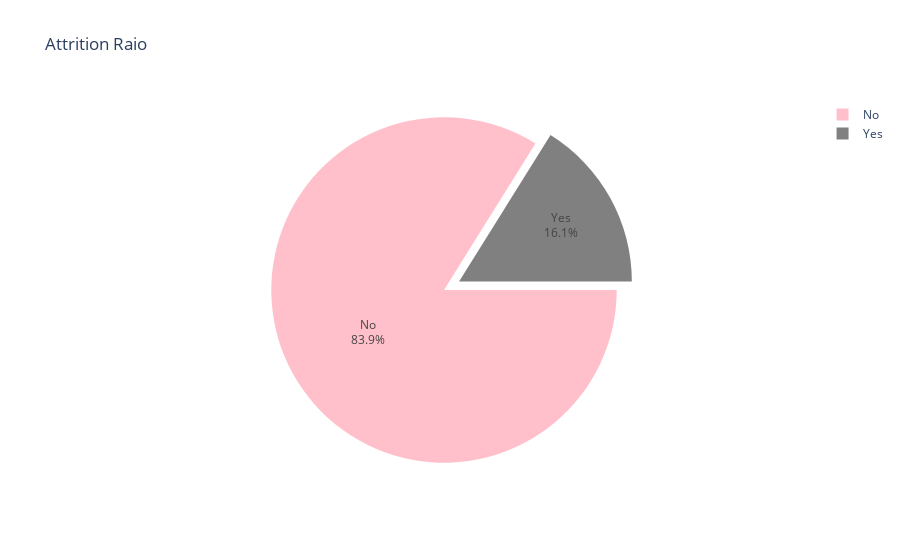

The cell this chart's notebook holds for it:
### Markdown cell above
What is the attrition ratio?

### Code cell
#attrition ratio in pie chart
attrition_ratio = px.pie(df, names = 'Attrition', title = 'Attrition Raio', template = 'plotly_white',color_discrete_sequence=['pink', 'grey'])
attrition_ratio.update_traces(rotation=90, pull = [0.1], textinfo = "percent+label")
attrition_ratio.show()

### Figure 1 — Plotly figure (JSON) as saved in the notebook; plotly's stock layout.template omitted (floating-point values rounded to 4 significant figures; data arrays with more than 128 entries replaced by an {"elided": "..."} marker saying what was removed)
{"data": [{"domain": {"x": [0, 1], "y": [0, 1]}, "hovertemplate": "Attrition=%{label}<extra></extra>", "labels": {"elided": "1470 str values"}, "legendgroup": "", "name": "", "pull": [0.1], "rotation": 90, "showlegend": true, "textinfo": "percent+label", "type": "pie"}], "layout": {"legend": {"tracegroupgap": 0}, "piecolorway": ["pink", "grey"], "title": {"text": "Attrition Raio"}}}
